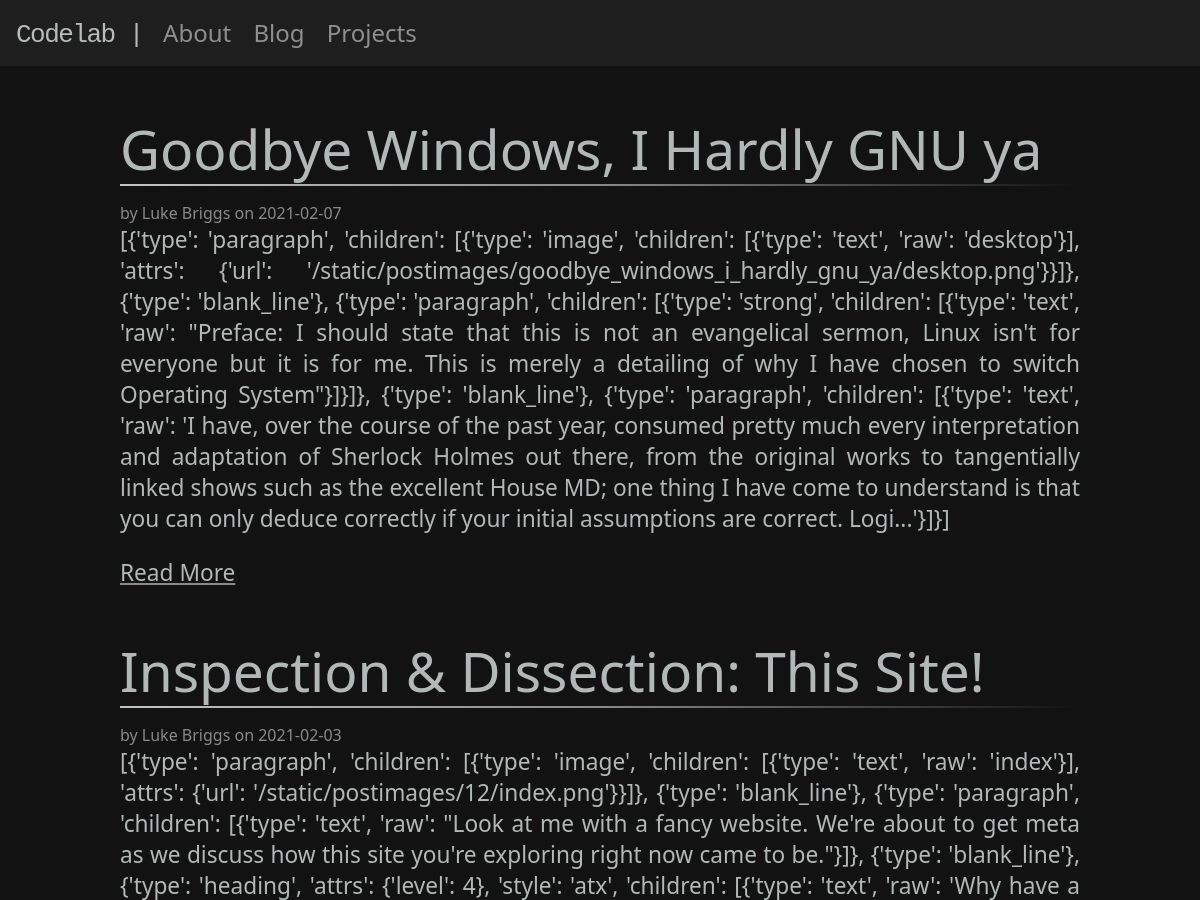
/blog (upper part), run on an earlier commit of the app's database.
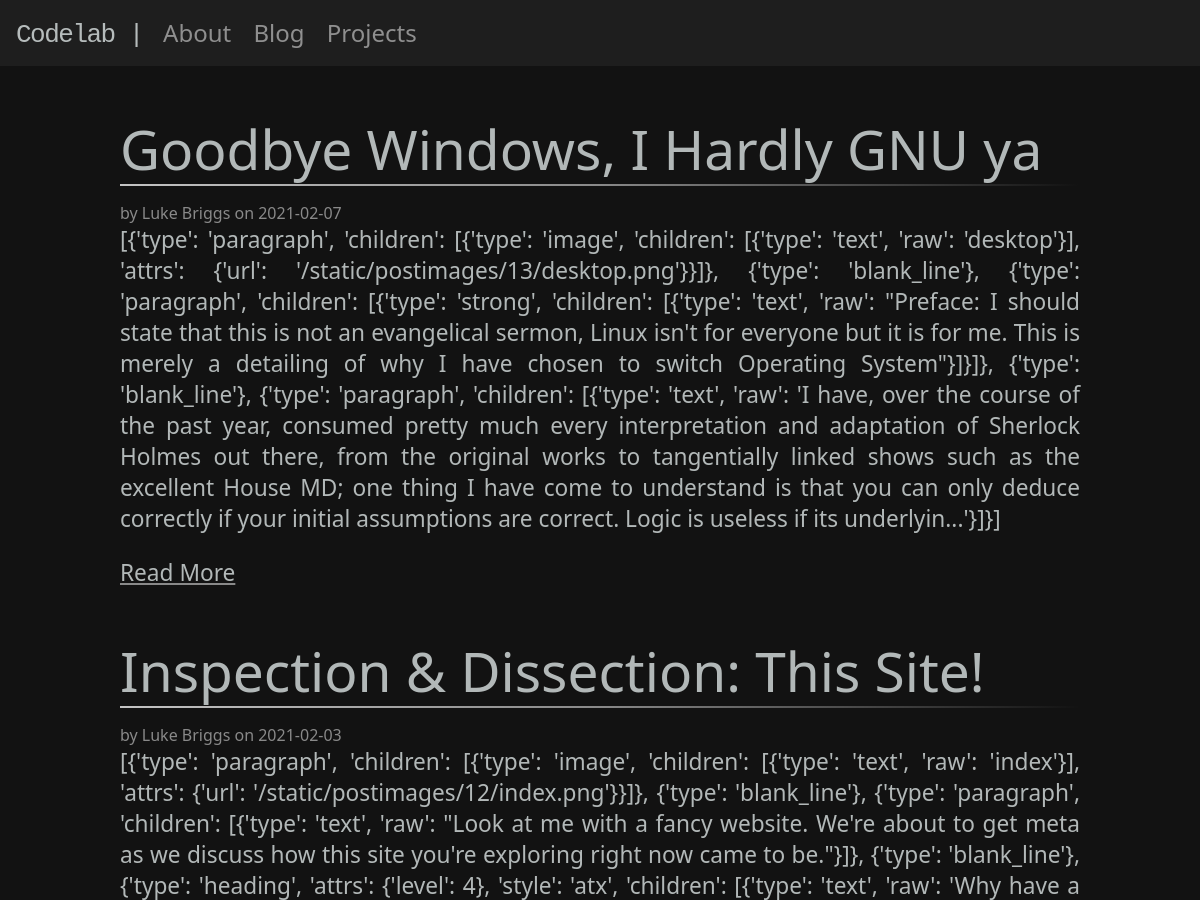
And on a later commit of the database.
### tables this page shows
CREATE TABLE post(
    id INTEGER PRIMARY KEY AUTOINCREMENT,
    author_id INTEGER NOT NULL,
    created TIMESTAMP NOT NULL DEFAULT CURRENT_TIMESTAMP,
    title TEXT NOT NULL,
    body TEXT NOT NULL,
    FOREIGN KEY (author_id) REFERENCES user(id)
);

CREATE TABLE user(
    id INTEGER PRIMARY KEY AUTOINCREMENT,
    username TEXT UNIQUE NOT NULL,
    password TEXT NOT NULL
);

### flaskr/blog.py (the view)
@bp.route('/blog')
def blog():
    db = get_db()
    posts = db.execute(
        'SELECT p.id, title, body, created, author_id, username'
        ' FROM post p JOIN user u ON p.author_id = u.id'
        ' ORDER BY created DESC'
    ).fetchall()
    return render_template('blog/index.html', posts=posts, mistune=mistune, highlighter=highlighter)

### flaskr/auth.py (called while the page is built)
@bp.before_app_request
def load_logged_in_user():
    user_id = session.get('user_id')
    if user_id is None:
        g.user = None
    else:
        g.user = get_db().execute(
            "SELECT * FROM user WHERE id = ?", (user_id,)
        ).fetchone()

### flaskr/db.py (called while the page is built)
def get_db():
    if 'db' not in g:
        g.db = sqlite3.connect(
            current_app.config['DATABASE'],
            detect_types=sqlite3.PARSE_DECLTYPES
        )
        g.db.row_factory = sqlite3.Row
    return g.db

### flaskr/templates/blog/index.html (shortened to what this page needs)
{% extends 'base.html' %}
{% block content %}
    {% for post in posts %}
        <article class="post">
            <header>
                <div>
                    <h3 class="postTitle"><a href="/{{ post['id'] }}">{{ post['title'] }}</a></h3>
                    <hr>
                    <div class="about">by {{ post['username'] }} on {{ post['created'].strftime('%Y-%m-%d') }}</div>
                </div>
            </header>
            <p class="body">{{ mistune.markdown(post['body'][:600] + "...", renderer=highlighter.HighlightRenderer()) | safe}}</p>
            <a href="/{{ post['id'] }}"><p>Read More</p></a>
        </article>
    {% endfor %}
{% endblock %}

### flaskr/templates/base.html (shortened to what this page needs)
<!DOCTYPE html>
<html lang="en">
<head>
    <link rel = "stylesheet" href = "{{ url_for('static', filename='style.css') }}">
</head>
<body>
    <nav>
        <a href="{{ url_for('index') }}"><h1>Codelab |</h1></a>
        <div class="pageLinks">
            <a href="{{ url_for('about.about') }}">About</a>
            <a href="{{ url_for('blog.blog') }}">Blog</a>
            <a href="{{ url_for('projects.projects') }}">Projects</a>
        </div>
    </nav>
    <section>
        {% block content %}{% endblock %}
    </section>
</body>
</html>

### flaskr/static/style.css (style rules this page uses)
* { padding: 0; margin: 0; }
html { font-family: system-ui, -apple-system, BlinkMacSystemFont, "Segoe UI", Roboto, Ubuntu, "Helvetica Neue", Oxygen, Cantarell, sans-serif; background: #121212; color: rgba(255, 255, 255, 0.50); max-width: 100vw; overflow-x: hidden; }
body { max-width: 100vw; }
a { color: inherit; text-decoration: inherit; }
nav { background: rgba(255, 255, 255, .05); padding-top: 16px; padding-bottom: 16px; width: 100vw; }
nav h1 { text-align: left; margin-left: 16px; display: inline-block; font-family: monospace; font-size: xx-large; }
.pageLinks { font-size: x-large; text-align: right; margin-right: 16px; display: inline-block; }
.pageLinks a { margin-left: 16px; }
article { margin-left: auto; margin-right: auto; margin-top: 32px; padding-top: 16px; background-color: rgba(255, 255, 255, 0); box-shadow: 5px 5px 5px rgba(255, 255, 255, 0); width: 50%; }
h1 { font-size: 111px; letter-spacing: -1.5px; font-weight: 300; color: #f7ffffb3; }
h3 { font-size: 55px; letter-spacing: 0px; font-weight: 300; line-height: 70px; color: #f7ffffb3; }
hr { border: 0; height: 2px; margin-bottom: 1rem; background-image: linear-gradient(to right, rgba(255, 255, 255, 0.75), rgba(255, 255, 255, 0.5), rgba(255, 255, 255, 0)); }
p { font-size: 17pt; max-width: 100%; font-weight: 300; color: #f7ffffb3; margin-bottom: 1em; }
article a { text-decoration: underline; }
.postTitle a { text-decoration: none; }
@media all and (max-width: 1200px) { article { width: 80%; } }
@media all and (max-width: 1200px) { article p { text-align: justify; } }
@media all and (max-width: 1200px) { article h3 { white-space: pre-wrap; white-space: -moz-pre-wrap; white-space: pre-wrap; white-space: -o-pre-wrap; word-wrap: break-word; } }

What changed in the data, as far as the page shows it:
changed post "Goodbye Windows, I Hardly GNU ya": markdown "…'raw': 'desktop'}], 'attrs': {'url': '/static/postimages/goodbye_windows_i_hardly_gnu_ya/desktop.png'}}]}, {'type': 'blank_line'}, {'type': 'paragraph', 'children': [{'type': 'strong', 'children': [{'type': 'text', 'raw': \"Preface: I should state that this is not an evangelical sermon, Linux isn't for everyone but it is for me. This is merely a detailing of why I have chosen to switch Operating System\"}]}]}, {'type': 'blank_line'}, {'type': 'paragraph', 'children': [{'type': 'text', 'raw': 'I have, over the course of the past year, consumed pretty much every interpretation and adaptation of Sherlock Holmes out there, from the original works to tangentially linked shows such as the…" → "…'raw': 'desktop'}], 'attrs': {'url': '/static/postimages/13/desktop.png'}}]}, {'type': 'blank_line'}, {'type': 'paragraph', 'children': [{'type': 'strong', 'children': [{'type': 'text', 'raw': \"Preface: I should state that this is not an evangelical sermon, Linux isn't for everyone but it is for me. This is merely a detailing of why I have chosen to switch Operating System\"}]}]}, {'type': 'blank_line'}, {'type': 'paragraph', 'children': [{'type': 'text', 'raw': 'I have, over the course of the past year, consumed pretty much every interpretation and adaptation of Sherlock Holmes out there, from the original works to tangentially linked shows such as the excellent House MD; one thing I have…"
